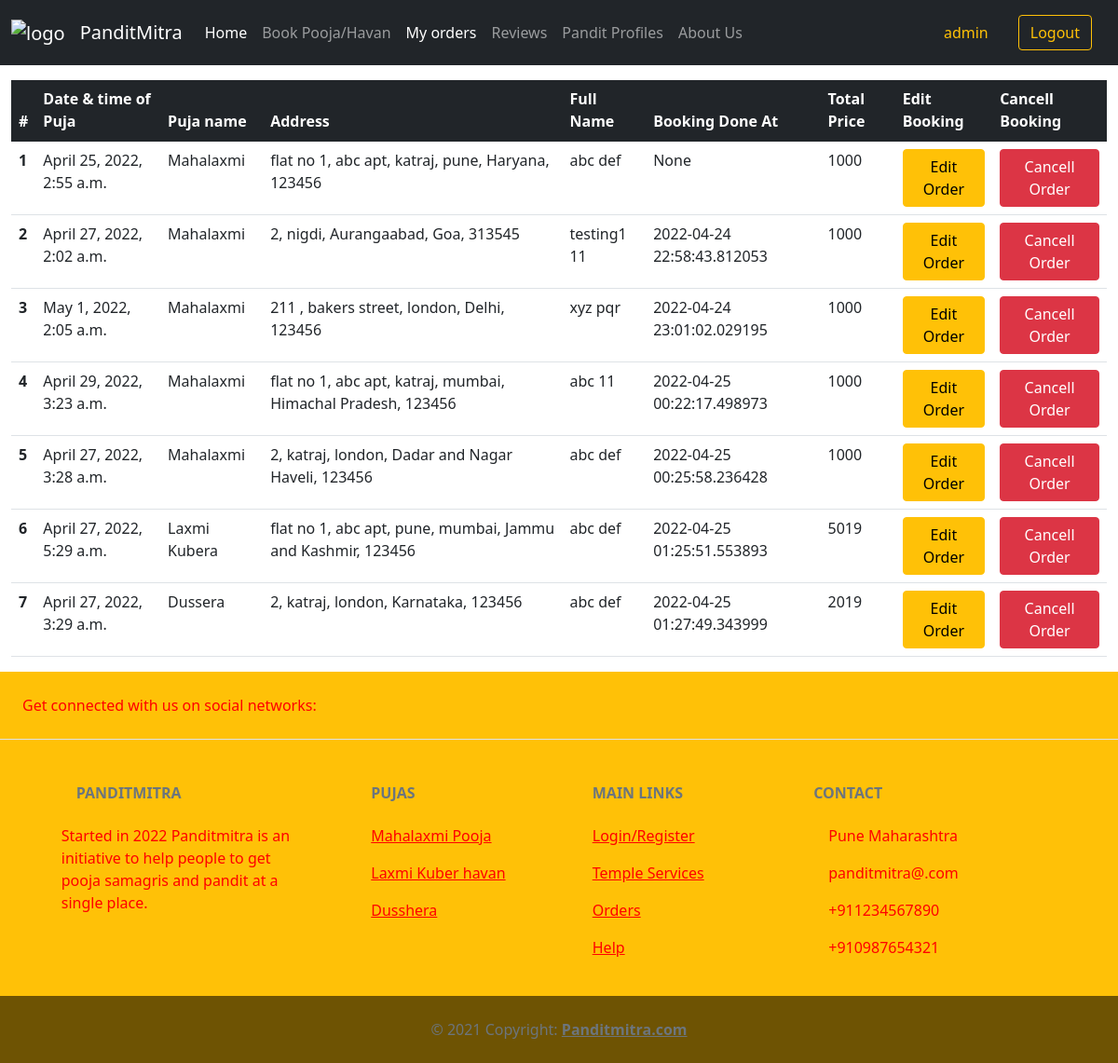
/myOrders/ (signed in), run on an earlier commit of the app's database.
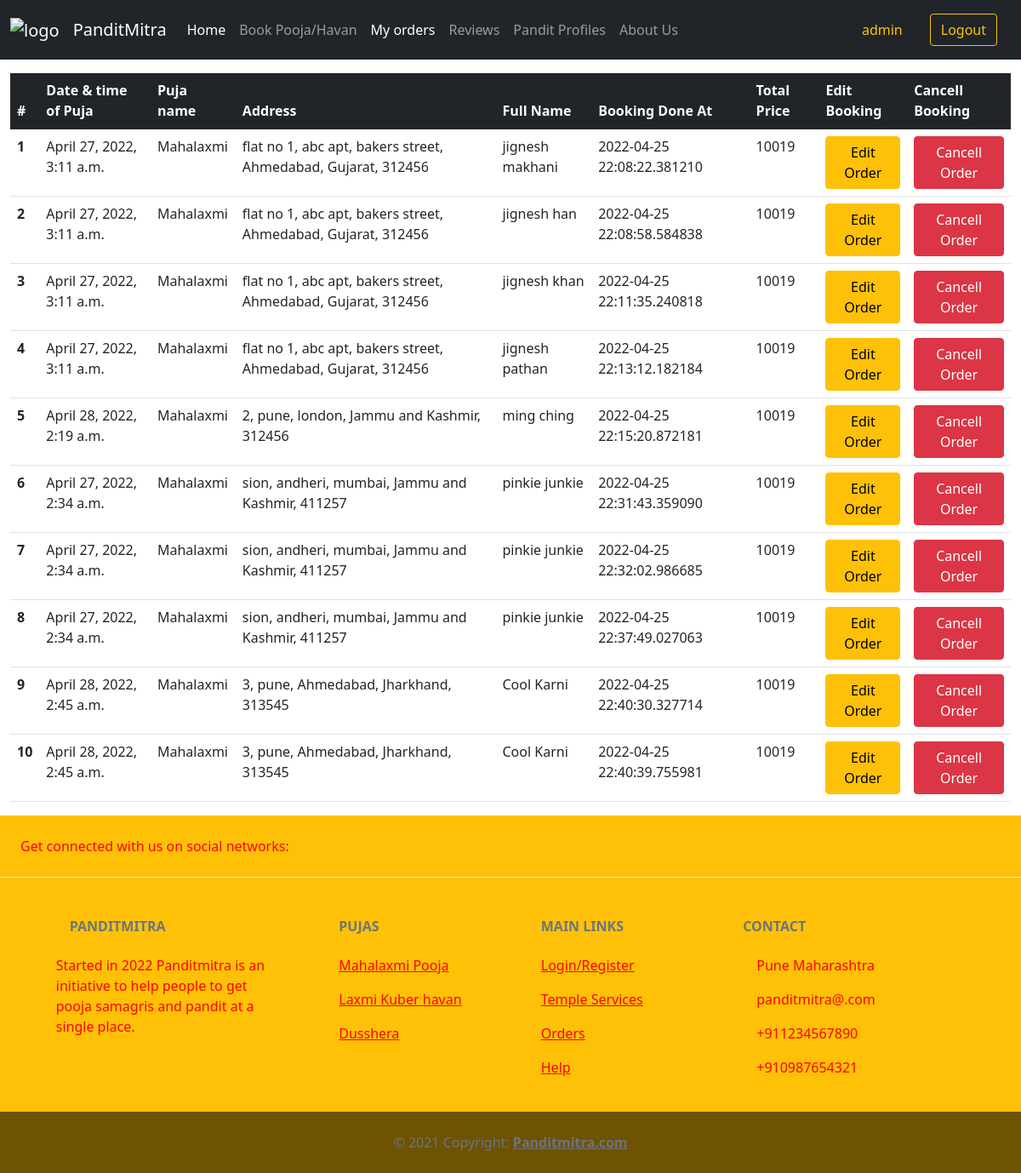
And on a later commit of the database.
### main/models.py (models this page shows, shortened)
class Order(models.Model):
    id = models.AutoField(primary_key=True)
    first_name = models.CharField(max_length=50)
    last_name = models.CharField(max_length=50)
    pujaName = models.ForeignKey(Puja, on_delete=models.CASCADE)
    mobile_no = models.CharField(max_length=15)
    email = models.CharField(max_length=50)
    address = models.TextField()
    dateOfPuja = models.DateTimeField()
    total_pay = models.CharField(max_length=50)
    bookingDoneAt = models.CharField(max_length=50)

class Puja(models.Model):
    id = models.AutoField(primary_key=True)
    nameOfPuja = models.CharField(max_length=50, unique=True)
    price = models.IntegerField(default=0, validators=[minMax2])
    panditName = models.CharField(max_length=50, blank=True)
    imageUrl = models.TextField(
        default="https://image.shutterstock.com/image-vector/vector-graphic-illustration-indian-pandit-260nw-1803127855.jpg", null=True, blank=True)
    introText = models.CharField(max_length=200, null=True, blank=True)
    discription = models.TextField(null=True, blank=True)
    def __str__(self):
        return self.nameOfPuja

### main/views.py (the view)
# urls.py: path("myOrders/", views.myOrders, name="myOrders"),
@login_required
def myOrders(request):
    orderList = Order.objects.filter(email=request.user.email)
    return render(request, "myOrders.html", {"orderList": orderList})

### main/templates/myOrders.html (shortened to what the changed rows need)
<!DOCTYPE html>
<html lang="en">
<head>
    <link href="https://cdn.jsdelivr.net/npm/bootstrap@5.1.3/dist/css/bootstrap.min.css" rel="stylesheet">
</head>
<body>
        <div class="container-fluid my-3">
            <form method="post" >{% csrf_token %}
                <table class="table table-hover">
                    <thead>
                        <tr class="table-dark ">
                            <th scope="col">#</th>
                            <th scope="col">Date & time of Puja</th>
                            <th scope="col">Puja name</th>
                            <th scope="col">Address</th>
                            <th scope="col">Full Name</th>
                            <th scope="col">Booking Done At</th>
                            <th scope="col">Total Price</th>
                            <th scope="col">Edit Booking</th>
                            <th scope="col">Cancell Booking</th>
                        </tr>
                    </thead>
                    <tbody>
                        {% if orderList %}
                            {% for orders in orderList %}
                            <tr>
                                <th scope="row">{{forloop.counter}}</th>
                                <td>{{orders.dateOfPuja}}</td>
                                <td>{{orders.pujaName}}</td>
                                <td>{{orders.address}}</td>
                                <td>{{orders.first_name}} {{orders.last_name}}</td>
                                <td><span name="myUniqueValue">{{orders.bookingDoneAt}}</span></td>
                                <td>{{orders.total_pay}}</td>
                                <td><a href="{% url 'updateOrders' orders.id %}" type="submit" name="myEditPuja" value="editPuja" class="btn btn-warning">Edit Order</a></td>
                                <td><a href="{% url 'deleteOrders' orders.id %}" name="myCancellPuja" value="cancellPuja" class="btn btn-danger">Cancell Order</a></td>
                            </tr>
                            {% endfor %}
                    </tbody>
                </table>
            </form>
            {% endif %}
        </div>
</body>
</html>

What changed in the data, as far as the page shows it:
removed Order: dateOfPuja "April 25, 2022, 2:55 a.m.", pujaName "Mahalaxmi", address "flat no 1, abc apt, katraj, pune, Haryana, 123456", first_name "abc", last_name "def", bookingDoneAt "None", total_pay "1000"
removed Order: dateOfPuja "April 27, 2022, 2:02 a.m.", pujaName "Mahalaxmi", address "2, nigdi, Aurangaabad, Goa, 313545", first_name "testing1", last_name "11", bookingDoneAt "2022-04-24 22:58:43.812053", total_pay "1000"
removed Order: dateOfPuja "May 1, 2022, 2:05 a.m.", pujaName "Mahalaxmi", address "211 , bakers street, london, Delhi, 123456", first_name "xyz", last_name "pqr", bookingDoneAt "2022-04-24 23:01:02.029195", total_pay "1000"
removed Order: dateOfPuja "April 29, 2022, 3:23 a.m.", pujaName "Mahalaxmi", address "flat no 1, abc apt, katraj, mumbai, Himachal Pradesh, 123456", first_name "abc", last_name "11", bookingDoneAt "2022-04-25 00:22:17.498973", total_pay "1000"
removed Order: dateOfPuja "April 27, 2022, 3:28 a.m.", pujaName "Mahalaxmi", address "2, katraj, london, Dadar and Nagar Haveli, 123456", first_name "abc", last_name "def", bookingDoneAt "2022-04-25 00:25:58.236428", total_pay "1000"
removed Order: dateOfPuja "April 27, 2022, 5:29 a.m.", pujaName "Laxmi Kubera", address "flat no 1, abc apt, pune, mumbai, Jammu and Kashmir, 123456", first_name "abc", last_name "def", bookingDoneAt "2022-04-25 01:25:51.553893", total_pay "5019"
removed Order: dateOfPuja "April 27, 2022, 3:29 a.m.", pujaName "Dussera", address "2, katraj, london, Karnataka, 123456", first_name "abc", last_name "def", bookingDoneAt "2022-04-25 01:27:49.343999", total_pay "2019"
added Order: dateOfPuja "April 27, 2022, 3:11 a.m.", pujaName "Mahalaxmi", address "flat no 1, abc apt, bakers street, Ahmedabad, Gujarat, 312456", first_name "jignesh", last_name "makhani", bookingDoneAt "2022-04-25 22:08:22.381210", total_pay "10019"
added Order: dateOfPuja "April 27, 2022, 3:11 a.m.", pujaName "Mahalaxmi", address "flat no 1, abc apt, bakers street, Ahmedabad, Gujarat, 312456", first_name "jignesh", last_name "han", bookingDoneAt "2022-04-25 22:08:58.584838", total_pay "10019"
added Order: dateOfPuja "April 27, 2022, 3:11 a.m.", pujaName "Mahalaxmi", address "flat no 1, abc apt, bakers street, Ahmedabad, Gujarat, 312456", first_name "jignesh", last_name "khan", bookingDoneAt "2022-04-25 22:11:35.240818", total_pay "10019"
added Order: dateOfPuja "April 27, 2022, 3:11 a.m.", pujaName "Mahalaxmi", address "flat no 1, abc apt, bakers street, Ahmedabad, Gujarat, 312456", first_name "jignesh", last_name "pathan", bookingDoneAt "2022-04-25 22:13:12.182184", total_pay "10019"
added Order: dateOfPuja "April 28, 2022, 2:19 a.m.", pujaName "Mahalaxmi", address "2, pune, london, Jammu and Kashmir, 312456", first_name "ming", last_name "ching", bookingDoneAt "2022-04-25 22:15:20.872181", total_pay "10019"
added Order: dateOfPuja "April 27, 2022, 2:34 a.m.", pujaName "Mahalaxmi", address "sion, andheri, mumbai, Jammu and Kashmir, 411257", first_name "pinkie", last_name "junkie", bookingDoneAt "2022-04-25 22:31:43.359090", total_pay "10019"
added Order: dateOfPuja "April 27, 2022, 2:34 a.m.", pujaName "Mahalaxmi", address "sion, andheri, mumbai, Jammu and Kashmir, 411257", first_name "pinkie", last_name "junkie", bookingDoneAt "2022-04-25 22:32:02.986685", total_pay "10019"
added Order: dateOfPuja "April 27, 2022, 2:34 a.m.", pujaName "Mahalaxmi", address "sion, andheri, mumbai, Jammu and Kashmir, 411257", first_name "pinkie", last_name "junkie", bookingDoneAt "2022-04-25 22:37:49.027063", total_pay "10019"
added Order: dateOfPuja "April 28, 2022, 2:45 a.m.", pujaName "Mahalaxmi", address "3, pune, Ahmedabad, Jharkhand, 313545", first_name "Cool", last_name "Karni", bookingDoneAt "2022-04-25 22:40:30.327714", total_pay "10019"
added Order: dateOfPuja "April 28, 2022, 2:45 a.m.", pujaName "Mahalaxmi", address "3, pune, Ahmedabad, Jharkhand, 313545", first_name "Cool", last_name "Karni", bookingDoneAt "2022-04-25 22:40:39.755981", total_pay "10019"
